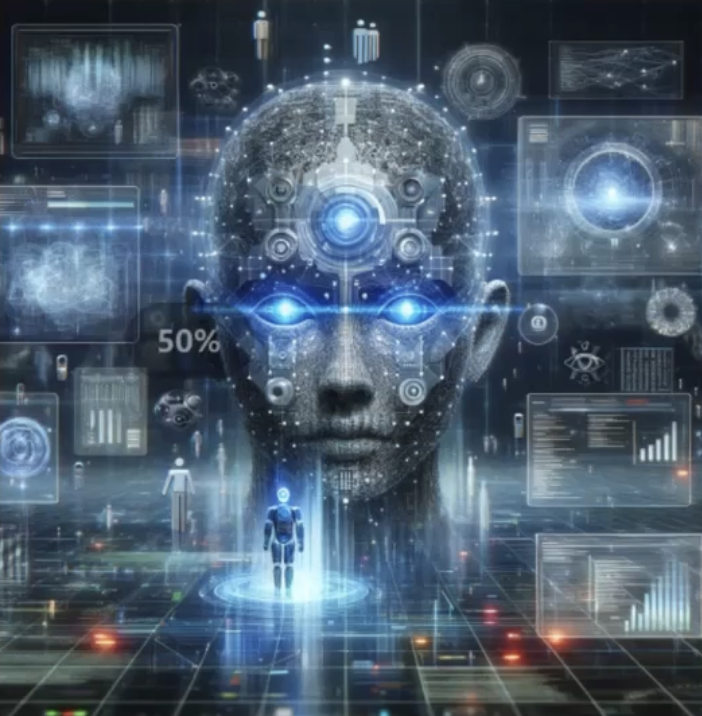
#> input picture 基础学习/数学/img/origin.png, 702 x 716 px
$ jupyter execute --allow-errors '线性代数-linear_algebra.ipynb'
#> lines starting #> are read from the running program, lines starting #| are printed output that depends on the picture
[cell 1]
import numpy as np

来源于教程https://class.imooc.com/lesson/3535#mid=76536
AI人工智能算法工程师/阶段一/线性代数

# 创建

## 创建一个向量（一维）

[cell 2]
vector = np.array([1, 2, 3, 4])
vector_norm = np.linalg.norm(vector)

print('向量：', vector)
print('向量范数：', vector_norm)

## 创建一个矩阵（二维）

[cell 3]
matrix = np.array([[1, 2, 3], [4, 5, 6]])
matrix_norm = np.linalg.norm(matrix)

print('矩阵：', matrix)
print('矩阵范数：', matrix_norm)

## 创建张量（三维）

[cell 4]
tensor = np.array([
  [[1, 2], [3, 4]],
  [[5, 6], [7, 8]],
  [[9, 10], [11, 12]]
])
tensor_norm = np.linalg.norm(tensor)

print('张量：', tensor)
print('张量范数：', tensor_norm)

# 将numpy矩阵保存成本地图像

[cell 5]
import cv2
import numpy as np

[cell 6]
# 创建一个大小为224*224的二维矩阵，值为0～255之间
two_dim_matrix = np.random.randint(0, 256, (224, 224), dtype=np.uint8)

# 创建一个大小为 3*224*224 的三维矩阵，值为0～255之间
three_dim_matrix = np.random.randint(0, 256, (3, 224, 224), dtype=np.uint8)
# [通道0, 高度, 宽度] = [R通道, 224, 224]
# [通道1, 高度, 宽度] = [G通道, 224, 224]
# [通道2, 高度, 宽度] = [B通道, 224, 224]

# 在openCV中，图像的通道顺序为 高*宽*通道数
# transpose 对三维矩阵进行转置操作
# 原始维度顺序：(0, 1, 2) - 第0维、第1维、第2维
# 新的维度顺序：(1, 2, 0) - 第1维、第2维、第0维
three_dim_matrix_transposed = three_dim_matrix.transpose(1, 2, 0)
# [高度, 宽度, 通道] = [224, 224, RGB]

# 将画面显示出来
cv2.imshow('two_dim_matrix', two_dim_matrix)
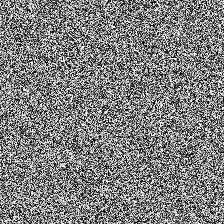
#> window 'two_dim_matrix': shape (224, 224); min 0, max 255, mean 127.3
cv2.imshow('three_dim_matrix', three_dim_matrix_transposed)
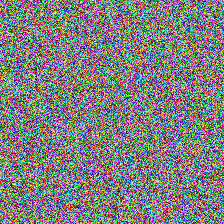
#> window 'three_dim_matrix': shape (224, 224, 3); mean B, G, R 127.4, 127.3, 127.6
cv2.waitKey(0)
# 让程序暂停等待用户按键(随便哪个按键)，确保图像窗口不会立即关闭，让用户有时间查看显示的内容。
cv2.destroyAllWindows()           # 关闭所有窗口
cv2.waitKey(1)  # 添加这一行，确保窗口完全关闭。表示强制关闭

cv2.imwrite('two_dim_matrix.png', two_dim_matrix)
cv2.imwrite('three_dim_matrix.png', three_dim_matrix_transposed)

不同框架的数据格式差异
框架 |	默认格式|	含义
-- |--|--
OpenCV|	(H, W, C)	|高度×宽度×通道
PyTorch|	(C, H, W)	|通道×高度×宽度
TensorFlow	|(H, W, C)|	高度×宽度×通道

# 图像增强——调整对比度
用标量x矩阵，可以放大原来矩阵值之间的差异。比如原来矩阵值为[1, 4]，放大2倍后为[2, 8]。

[cell 7]
image = cv2.imread('./img/origin.png')
#> image is the input picture: shape (716, 702, 3); mean B, G, R 111, 93.9, 76.6

# 增加对比度
increase_contrast = cv2.convertScaleAbs(image, alpha=1.5)
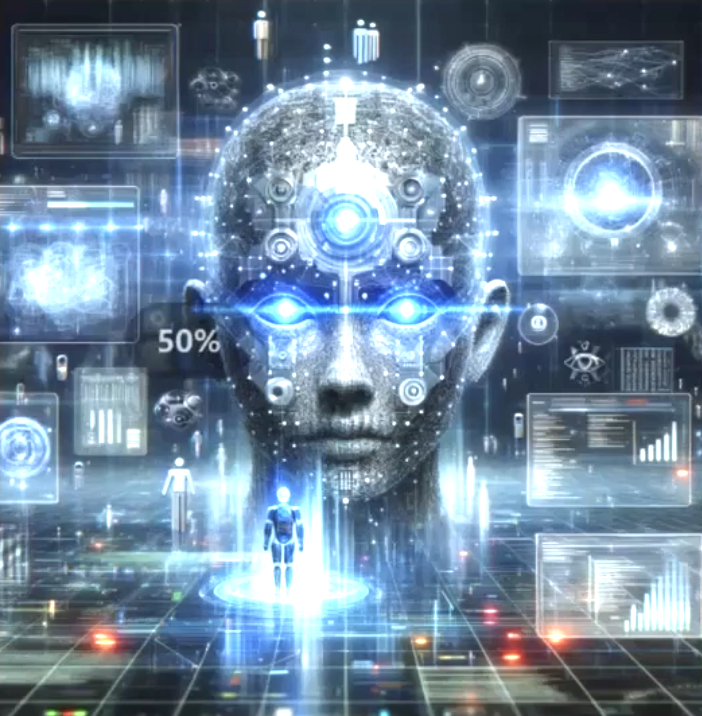
#> increase_contrast: shape (716, 702, 3); mean B, G, R 160, 138.2, 114.1

# 减少对比度
decrease_contrast = cv2.convertScaleAbs(image, alpha=0.5)
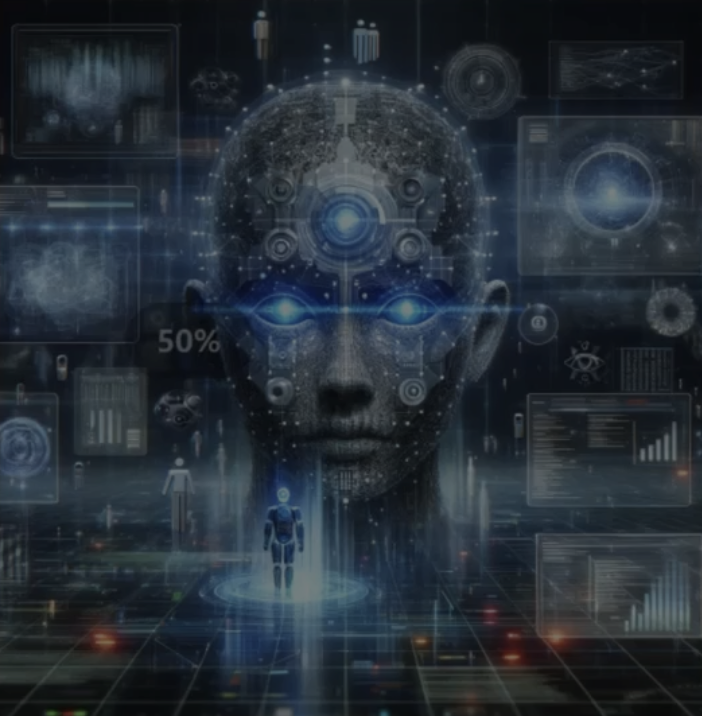
#> decrease_contrast: shape (716, 702, 3); mean B, G, R 55.5, 47, 38.3

# 将图片进行横向拼接
combined_image = cv2.hconcat((image, increase_contrast, decrease_contrast))
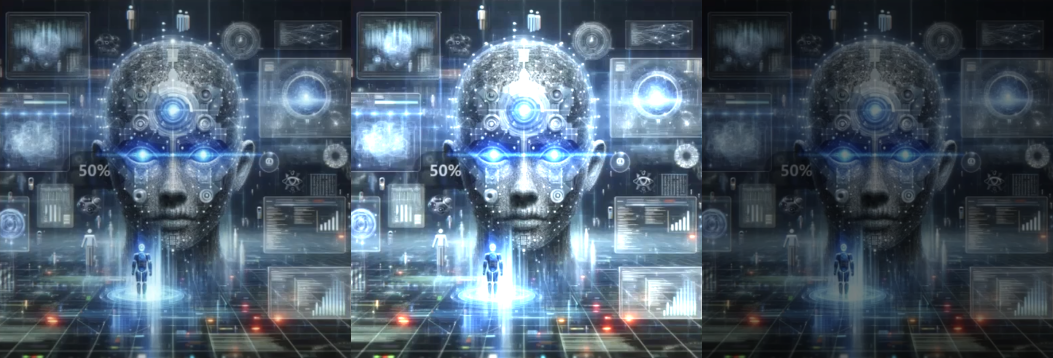
#> combined_image: shape (716, 2106, 3) (shown at 1/2 size); mean B, G, R 108.8, 93.1, 76.3

# 显示原图和增强后的图像
cv2.imshow('Original Image', combined_image)
cv2.waitKey(0)

# 强制关闭
cv2.destroyAllWindows()
cv2.waitKey(1)

[cell 8]
A = np.array(
  [
    [1,2],
    [3,4]
  ]
)

B = np.array(
  [
    [5,6],
    [7,8]
  ]
)

C = 3

scalar_matrix = C * A

print('标量乘以矩阵：', scalar_matrix)

matrix_addition = A + B

print('矩阵相加：', matrix_addition)

matrix_multiplication = A * B

print('矩阵相乘：', matrix_multiplication)

# python 实现解方程组
$$\begin{cases}
x_1 + 2x_2 + 3x_3 = 5 \\
x_1 + 6x_2 + 7x_3 = 9 \\
x_1 + 10x_2 + 6x_3 = 8
\end{cases}$$

[cell 9]
# 创建系数矩阵
A = np.array([
  [1,2,3],
  [1,6,7],
  [1,10,6]
])

# 创建常数向量
b = np.array([5,9,8])

# 解方程
x = np.linalg.solve(A, b)

print('方程组的解：', x)

# 验证解
print('验证解：', A @ x)

# 特征值和特征向量
求解以下矩阵的特征值与特征向量：
$$
A = \begin{pmatrix}
4 & 1 \\
2 & 3
\end{pmatrix}
$$

[cell 10]
A = np.array([
  [4,1],
  [2,3]
])

# 求解特征值和特征向量
eigenvalues, eigenvectors = np.linalg.eig(A)

print('特征值：', eigenvalues)
print('特征向量：', eigenvectors)

# 图像的SVD分解

[cell 11]
image = cv2.imread('./img/origin.png')

# 将图片转换为灰度图
gray_image = cv2.cvtColor(image, cv2.COLOR_BGR2GRAY)
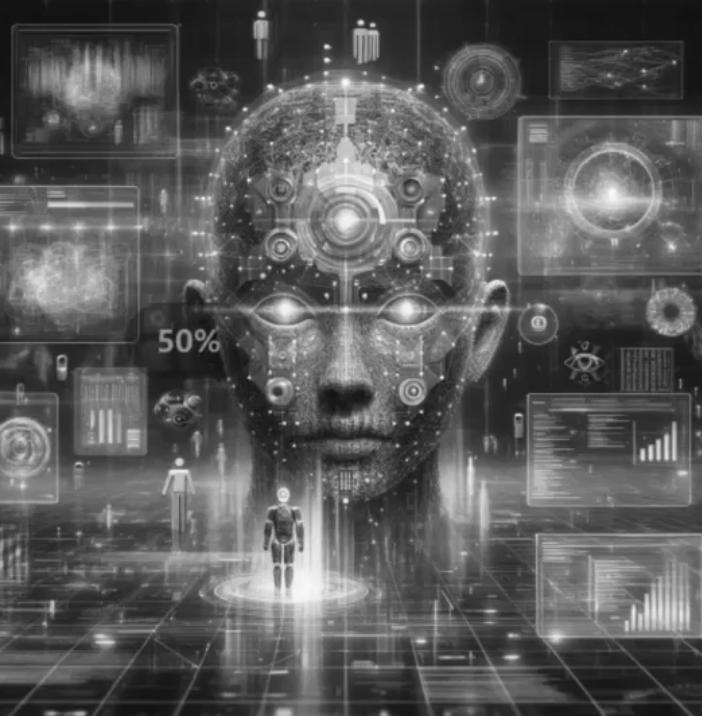
#> gray_image: shape (716, 702); min 15, max 249, mean 90.7

# 使用SVD分解
U, S, V = np.linalg.svd(gray_image.astype(np.float64), full_matrices=False)
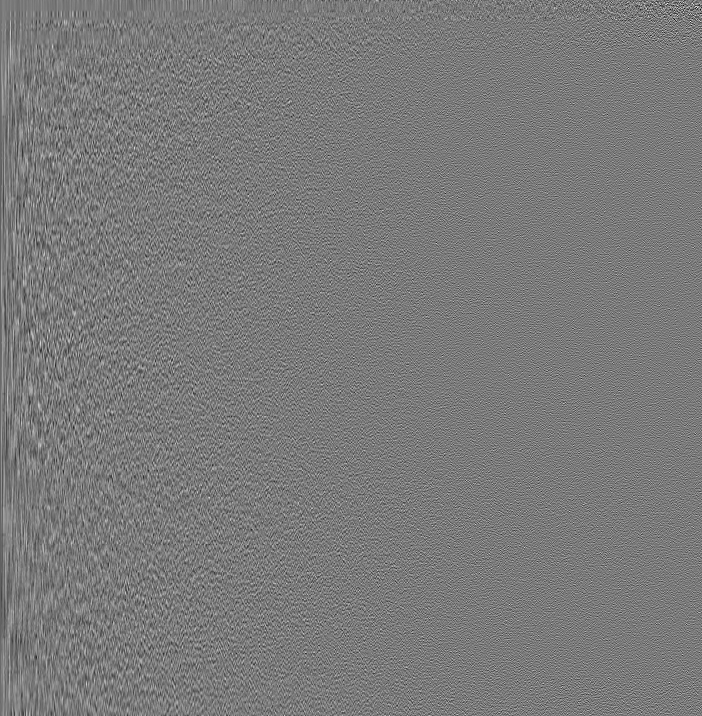
#> U: shape (716, 702) float64; min -0.229, max 0.247, mean -2.66e-05; drawn with min black and max white
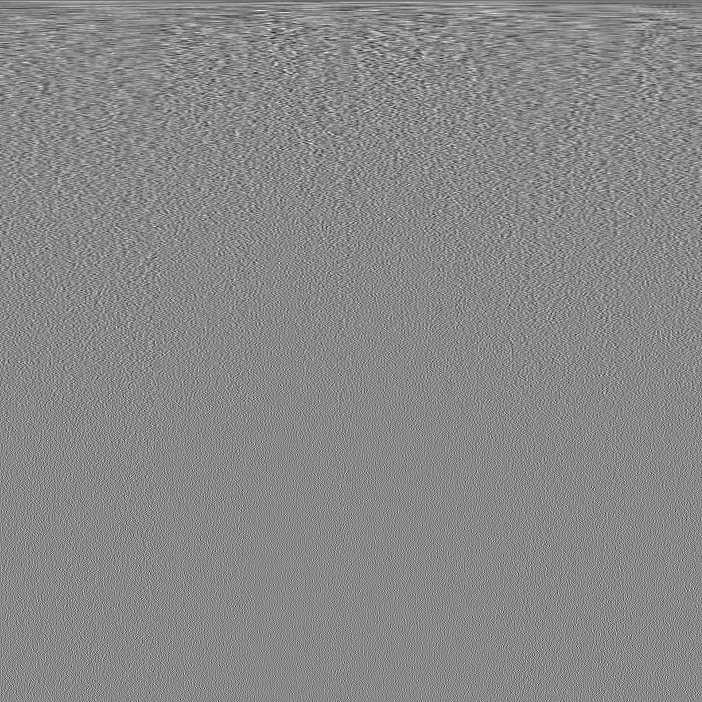
#> V: shape (702, 702) float64; min -0.224, max 0.193, mean -5.81e-05; drawn with min black and max white
#> S = 702 values, max 67245.8 at index 0, min 0.171 at index 701, mean 353.5

# 定义要保留的奇异值数量
# 把特征值最大的前10个保留下来
k = 10
s_k = np.diag(S[:k])

# 重构图像
reconstructed_image = np.dot(U[:,:k], np.dot(s_k, V[:k, :]))
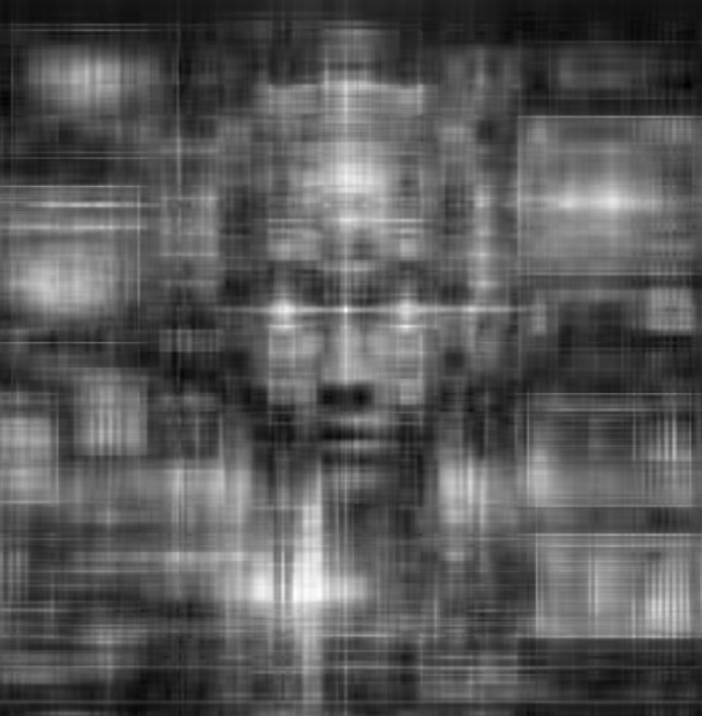
#> reconstructed_image: shape (716, 702) float64; min 0.32, max 259.6, mean 90.7; drawn with min black and max white
# 对重建图像做数值裁剪并转成 8 位无符号整型
# np.clip(reconstructed_image, 0, 255): 将像素值限制在[0, 255]范围内，防止溢出
#> (the rest of this cell did not finish here and is left out)

$ run again, with 基础学习/数学/img/transformed_image.png copied over 基础学习/数学/img/origin.png
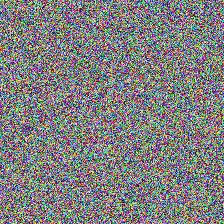
#> input picture 基础学习/数学/img/transformed_image.png, 224 x 224 px
#> image is the input picture: shape (224, 224, 3); mean B, G, R 127.6, 127.3, 127.9
#> `U, S, V = np.linalg.svd(gray_image.astype(np.float64), full_matrices=F..`:
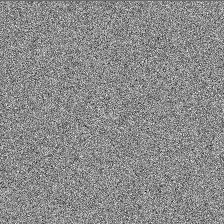
#> V: shape (224, 224) float64; min -0.305, max 0.254, mean -0.000286; drawn with min black and max white
#> S = 224 values, max 28580.7 at index 0, min 0.116 at index 223, mean 753.9
#> `reconstructed_image = np.dot(U[:,:k], np.dot(s_k, V[:k, :]))`:
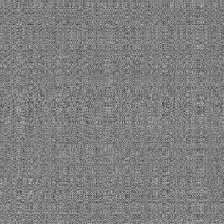
#> reconstructed_image: shape (224, 224) float64; min 31.4, max 220.3, mean 127.5
